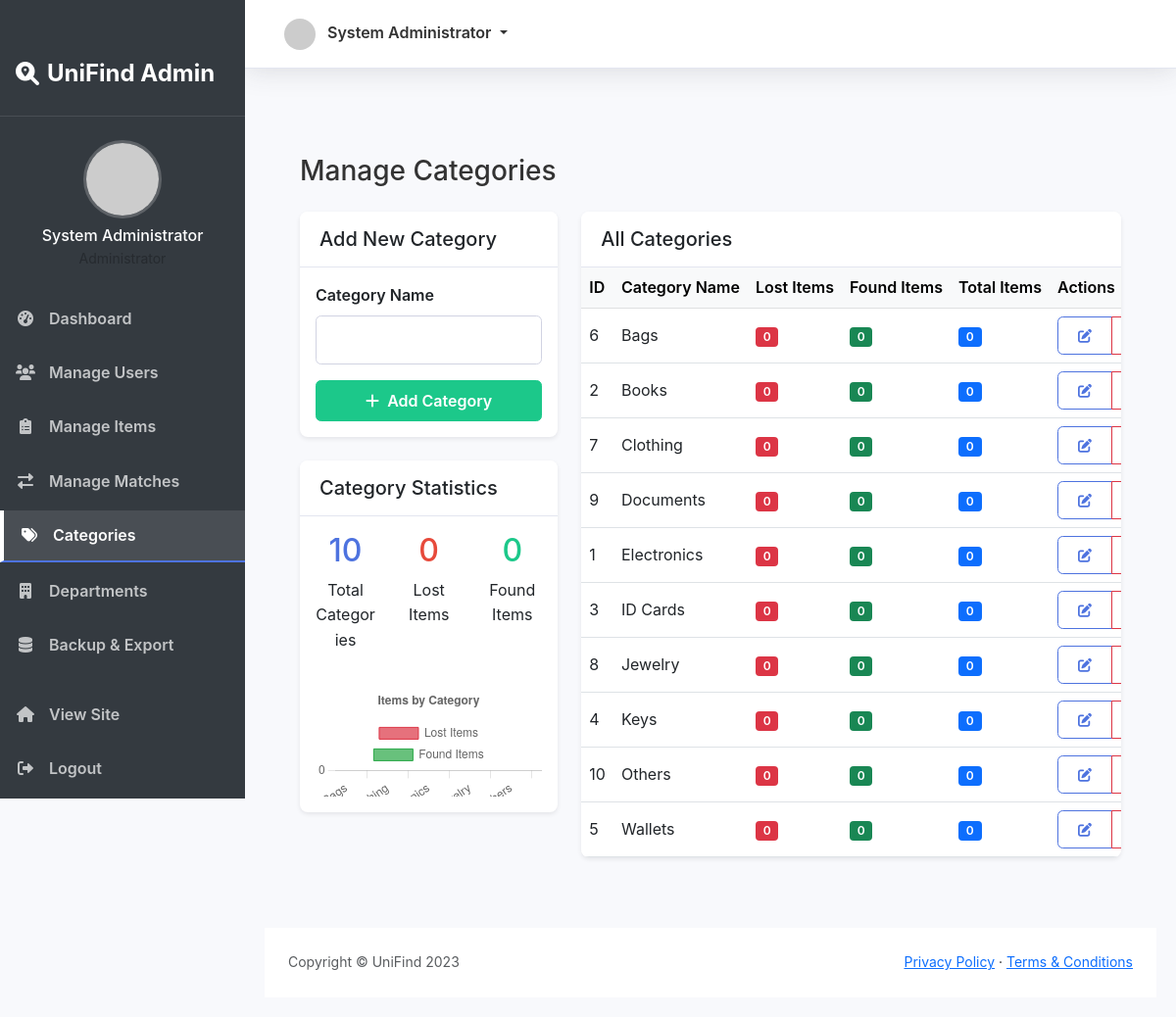
/admin/manage_categories.php (signed in), run on the app's committed database.
### tables this page shows
CREATE TABLE IF NOT EXISTS `users` (
  `id` int(11) NOT NULL AUTO_INCREMENT,
  `username` varchar(50) NOT NULL,
  `full_name` varchar(100) NOT NULL,
  `email` varchar(100) NOT NULL,
  `phone` varchar(20) NOT NULL,
  `department` int(11) NOT NULL,
  `password` varchar(255) NOT NULL,
  `role` enum('user','admin') NOT NULL DEFAULT 'user',
  `created_at` datetime NOT NULL DEFAULT CURRENT_TIMESTAMP,
  `updated_at` datetime DEFAULT NULL ON UPDATE CURRENT_TIMESTAMP,
  PRIMARY KEY (`id`),
  UNIQUE KEY `username` (`username`),
  UNIQUE KEY `email` (`email`)
);

CREATE TABLE IF NOT EXISTS `categories` (
  `id` int(11) NOT NULL AUTO_INCREMENT,
  `name` varchar(50) NOT NULL,
  `created_at` datetime NOT NULL DEFAULT CURRENT_TIMESTAMP,
  PRIMARY KEY (`id`),
  UNIQUE KEY `name` (`name`)
);

### admin/manage_categories.php (the view, shortened to what this page needs)
<?php
$conn = new mysqli(DB_HOST, DB_USER, DB_PASS, DB_NAME);
$categoryName = '';
$isEditing = false;
$categories = [];
$sql = "SELECT c.id, c.name,
        (SELECT COUNT(*) FROM lost_items WHERE category_id = c.id) as lost_count,
        (SELECT COUNT(*) FROM found_items WHERE category_id = c.id) as found_count
        FROM categories c
        ORDER BY c.name";
$result = $conn->query($sql);
while ($row = $result->fetch_assoc()) {
    $categories[] = $row;
}
include 'includes/admin_header.php';
?>
<div class="container-fluid py-4">
    <div class="d-flex justify-content-between align-items-center mb-4">
        <h1 class="h3 mb-0 text-gray-800">Manage Categories</h1>
    </div>
    <div class="row">
        <div class="col-md-4">
            <div class="card shadow-sm mb-4">
                <div class="card-header bg-white py-3">
                    <h5 class="card-title mb-0"><?php echo $isEditing ? 'Edit Category' : 'Add New Category'; ?></h5>
                </div>
                <div class="card-body">
                    <form action="" method="POST">
                        <div class="mb-3">
                            <label for="category_name" class="form-label">Category Name</label>
                            <input type="text" class="form-control" id="category_name" name="category_name" value="<?php echo htmlspecialchars($categoryName); ?>" required>
                        </div>
                        <div class="d-grid gap-2">
                            <?php if ($isEditing): ?>
                                <button type="submit" name="update_category" class="btn btn-primary">
                                    <i class="fas fa-save me-1"></i> Update Category
                                </button>
                                <a href="manage_categories.php" class="btn btn-outline-secondary">
                                    <i class="fas fa-times me-1"></i> Cancel
                                </a>
                            <?php else: ?>
                                <button type="submit" name="add_category" class="btn btn-success">
                                    <i class="fas fa-plus me-1"></i> Add Category
                                </button>
                            <?php endif; ?>
                        </div>
                    </form>
                </div>
            </div>
            <div class="card shadow-sm mb-4">
                <div class="card-header bg-white py-3">
                    <h5 class="card-title mb-0">Category Statistics</h5>
                </div>
                <div class="card-body">
                    <div class="row text-center">
                        <div class="col-md-4 mb-3">
                            <div class="stat-item">
                                <h2 class="text-primary"><?php echo count($categories); ?></h2>
                                <p class="mb-0">Total Categories</p>
                            </div>
                        </div>
                        <div class="col-md-4 mb-3">
                            <div class="stat-item">
                                <h2 class="text-danger">
                                    <?php
                                    $totalLostItems = 0;
                                    foreach ($categories as $category) {
                                        $totalLostItems += $category['lost_count'];
                                    }
                                    echo $totalLostItems;
                                    ?>
                                </h2>
                                <p class="mb-0">Lost Items</p>
                            </div>
                        </div>
                        <div class="col-md-4 mb-3">
                            <div class="stat-item">
                                <h2 class="text-success">
                                    <?php
                                    $totalFoundItems = 0;
                                    foreach ($categories as $category) {
                                        $totalFoundItems += $category['found_count'];
                                    }
                                    echo $totalFoundItems;
                                    ?>
                                </h2>
                                <p class="mb-0">Found Items</p>
                            </div>
                        </div>
                    </div>
                    <div class="mt-3">
                        <canvas id="categoryDistributionChart"></canvas>
                    </div>
                </div>
            </div>
        </div>
        <div class="col-md-8">
            <div class="card shadow-sm mb-4">
                <div class="card-header bg-white py-3">
                    <h5 class="card-title mb-0">All Categories</h5>
                </div>
                <div class="card-body p-0">
                    <div class="table-responsive">
                        <table class="table table-hover mb-0">
                            <thead class="table-light">
                                <tr>
                                    <th>ID</th>
                                    <th>Category Name</th>
                                    <th>Lost Items</th>
                                    <th>Found Items</th>
                                    <th>Total Items</th>
                                    <th>Actions</th>
                                </tr>
                            </thead>
                            <tbody>
                                <?php if (empty($categories)): ?>
                                    <tr>
                                        <td colspan="6" class="text-center py-3">No categories found</td>
                                    </tr>
                                <?php else: ?>
                                    <?php foreach ($categories as $category): ?>
                                        <tr>
                                            <td><?php echo $category['id']; ?></td>
                                            <td><?php echo htmlspecialchars($category['name']); ?></td>
                                            <td>
                                                <span class="badge bg-danger"><?php echo $category['lost_count']; ?></span>
                                            </td>
                                            <td>
                                                <span class="badge bg-success"><?php echo $category['found_count']; ?></span>
                                            </td>
                                            <td>
                                                <span class="badge bg-primary"><?php echo $category['lost_count'] + $category['found_count']; ?></span>
                                            </td>
                                            <td>
                                                <div class="btn-group">
                                                    <a href="?edit=<?php echo $category['id']; ?>" class="btn btn-sm btn-outline-primary" title="Edit Category">
                                                        <i class="fas fa-edit"></i>
                                                    </a>
                                                    <?php if ($category['lost_count'] == 0 && $category['found_count'] == 0): ?>
                                                        <a href="javascript:void(0)" onclick="confirmDelete('manage_categories.php?delete=<?php echo $category['id']; ?>', '<?php echo htmlspecialchars($category['name']); ?>')" class="btn btn-sm btn-outline-danger" title="Delete Category">
                                                        </a>
                                                    <?php else: ?>
                                                        <button class="btn btn-sm btn-outline-danger" disabled title="Cannot delete: Category is in use">
                                                            <i class="fas fa-trash-alt"></i>
                                                        </button>
                                                    <?php endif; ?>
                                                </div>
                                            </td>
                                        </tr>
                                    <?php endforeach; ?>
                                <?php endif; ?>
                            </tbody>
                        </table>
                    </div>
                </div>
            </div>
        </div>
    </div>
</div>
<script>
// Chart for category distribution
document.addEventListener('DOMContentLoaded', function() {
    const ctx = document.getElementById('categoryDistributionChart').getContext('2d');
    // Prepare data for chart
    const categories = <?php echo json_encode(array_column($categories, 'name')); ?>;
    const lostCounts = <?php echo json_encode(array_column($categories, 'lost_count')); ?>;
    const foundCounts = <?php echo json_encode(array_column($categories, 'found_count')); ?>;
    const categoryChart = new Chart(ctx, {
        type: 'bar',
        data: {
            labels: categories,
            datasets: [
                {
                    label: 'Lost Items',
                    data: lostCounts,
                    backgroundColor: 'rgba(220, 53, 69, 0.7)',
                    borderColor: 'rgba(220, 53, 69, 1)',
                    borderWidth: 1
                },
                {
                    label: 'Found Items',
                    data: foundCounts,
                    backgroundColor: 'rgba(40, 167, 69, 0.7)',
                    borderColor: 'rgba(40, 167, 69, 1)',
                    borderWidth: 1
                }
            ]
        },
        options: {
            responsive: true,
            maintainAspectRatio: false,
            scales: {
                y: {
                    beginAtZero: true,
                    ticks: {
                        precision: 0
                    }
                }
            },
            plugins: {
                legend: {
                    position: 'top',
                },
                title: {
                    display: true,
                    text: 'Items by Category'
                }
            }
        }
    });
});
</script>
<?php
include 'includes/admin_footer.php';
?>

### admin/includes/admin_header.php (shortened to what this page needs)
<?php
require_once '../includes/functions.php';
$currentUser = null;
if (isset($_SESSION['user_id'])) {
    $userId = $_SESSION['user_id'];
    if (!$conn->connect_error) {
        $stmt = $conn->prepare("SELECT * FROM users WHERE id = ?");
        $stmt->bind_param("i", $userId);
        $stmt->execute();
        $result = $stmt->get_result();
        if ($result->num_rows > 0) {
            $currentUser = $result->fetch_assoc();
        }
    }
}
$currentPage = basename($_SERVER['PHP_SELF']);
?>
<!DOCTYPE html>
<html lang="en">
<head>
    <link href="https://cdn.jsdelivr.net/npm/bootstrap@5.3.0-alpha1/dist/css/bootstrap.min.css" rel="stylesheet">
    <link rel="stylesheet" href="https://cdnjs.cloudflare.com/ajax/libs/font-awesome/6.0.0/css/all.min.css">
    <link rel="stylesheet" href="../assets/css/style.css">
    <link rel="stylesheet" href="assets/css/admin.css">
</head>
<body>
    <nav class="admin-sidebar" id="adminSidebar">
        <div class="navbar-brand d-flex align-items-center">
            <i class="fas fa-search-location me-2"></i>
            <span>UniFind Admin</span>
        </div>
        <div class="mt-4">
            <div class="user-info text-center mb-4">
                <img src="https://ui-avatars.com/api/?name=<?php echo urlencode($currentUser['full_name']); ?>&background=random"
                     class="rounded-circle mb-2" width="80" height="80" alt="Admin">
                <h6 class="mb-0"><?php echo htmlspecialchars($currentUser['full_name']); ?></h6>
                <small class="text-muted">Administrator</small>
            </div>
            <ul class="nav flex-column">
                <li class="nav-item">
                    <a class="nav-link <?php echo ($currentPage == 'dashboard.php') ? 'active' : ''; ?>" href="dashboard.php">
                        <i class="fas fa-tachometer-alt"></i> Dashboard
                    </a>
                </li>
                <li class="nav-item">
                    <a class="nav-link <?php echo ($currentPage == 'manage_users.php') ? 'active' : ''; ?>" href="manage_users.php">
                        <i class="fas fa-users"></i> Manage Users
                    </a>
                </li>
                <li class="nav-item">
                    <a class="nav-link <?php echo (strpos($currentPage, 'manage_items.php') !== false) ? 'active' : ''; ?>" href="manage_items.php">
                        <i class="fas fa-clipboard-list"></i> Manage Items
                    </a>
                </li>
                <li class="nav-item">
                    <a class="nav-link <?php echo ($currentPage == 'manage_matches.php') ? 'active' : ''; ?>" href="manage_matches.php">
                        <i class="fas fa-exchange-alt"></i> Manage Matches
                    </a>
                </li>
                <li class="nav-item">
                    <a class="nav-link <?php echo ($currentPage == 'manage_categories.php') ? 'active' : ''; ?>" href="manage_categories.php">
                        <i class="fas fa-tags"></i> Categories
                    </a>
                </li>
                <li class="nav-item">
                    <a class="nav-link <?php echo ($currentPage == 'manage_departments.php') ? 'active' : ''; ?>" href="manage_departments.php">
                        <i class="fas fa-building"></i> Departments
                    </a>
                </li>
                <li class="nav-item">
                    <a class="nav-link <?php echo ($currentPage == 'backup.php') ? 'active' : ''; ?>" href="backup.php">
                        <i class="fas fa-database"></i> Backup & Export
                    </a>
                </li>
                <li class="nav-item mt-3">
                    <a class="nav-link" href="../index.php" target="_blank">
                        <i class="fas fa-home"></i> View Site
                    </a>
                </li>
                <li class="nav-item">
                    <a class="nav-link" href="../logout.php">
                        <i class="fas fa-sign-out-alt"></i> Logout
                    </a>
                </li>
            </ul>
        </div>
    </nav>
    <div class="admin-content">
        <nav class="admin-topbar d-flex justify-content-between align-items-center">
            <div class="d-flex align-items-center">
                <div class="dropdown">
                    <a class="nav-link dropdown-toggle" href="#" role="button" id="userDropdown" data-bs-toggle="dropdown" aria-expanded="false">
                        <img src="https://ui-avatars.com/api/?name=<?php echo urlencode($currentUser['full_name']); ?>&background=random"
                             class="rounded-circle me-2" width="32" height="32" alt="Admin">
                        <span class="d-none d-lg-inline"><?php echo htmlspecialchars($currentUser['full_name']); ?></span>
                    </a>
                </div>
            </div>
        </nav>
        <main class="admin-main">

### data on the page
users: full_name "System Administrator"
categories: id "6", name "Bags", lost_count "0", found_count "0"
categories: id "2", name "Books", lost_count "0", found_count "0"
categories: id "7", name "Clothing", lost_count "0", found_count "0"
categories: id "9", name "Documents", lost_count "0", found_count "0"
categories: id "1", name "Electronics", lost_count "0", found_count "0"
categories: id "3", name "ID Cards", lost_count "0", found_count "0"
categories: id "8", name "Jewelry", lost_count "0", found_count "0"
categories: id "4", name "Keys", lost_count "0", found_count "0"
categories: id "10", name "Others", lost_count "0", found_count "0"
categories: id "5", name "Wallets", lost_count "0", found_count "0"

### other printed values
count($categories) "10"
$totalLostItems "0"
$totalFoundItems "0"
